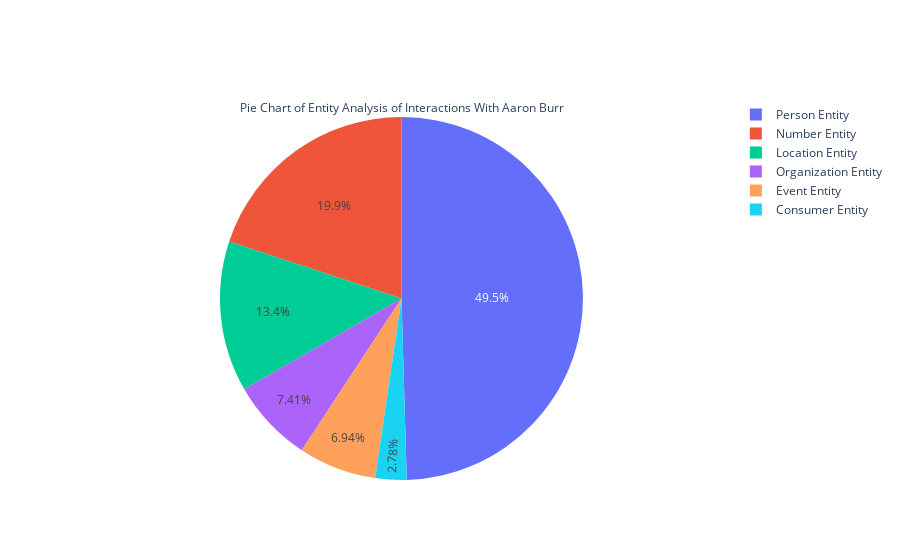

Write notebook code for a chart like this one.
### Code cell
import plotly.graph_objects as go

#print(sentiment_analysis)

#print(list(sentiment_analysis.values))
fig = go.Figure(data=[go.Pie(labels=types1, values=total_num, title="Pie Chart of Entity Analysis of Interactions With Aaron Burr")])
fig.show()

### Figure 1 — Plotly figure (JSON) as saved in the notebook; plotly's stock layout.template omitted (floating-point values rounded to 4 significant figures)
{"data": [{"labels": ["Person Entity", "Number Entity", "Consumer Entity", "Event Entity", "Location Entity", "Organization Entity"], "title": {"text": "Pie Chart of Entity Analysis of Interactions With Aaron Burr"}, "type": "pie", "values": [107, 43, 6, 15, 29, 16]}], "layout": {}}
